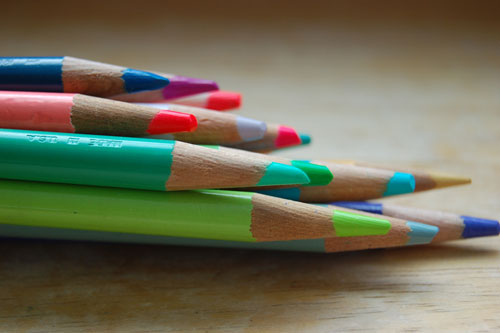
#> input picture imagen.jpg, 500 x 333 px
$ python transformaciones_morfologicas.py
#> lines starting #> are read from the running program, lines starting #| are printed output that depends on the picture; after the words box and inside, x2 and y2 are one past the last pixel; in counts of white or black regions, pixels touching at a corner belong together
import cv2
import numpy as np

'''
Las operaciones morfológicas son un conjunto de técnicas utilizadas en procesamiento de imágenes
para manipular la forma o estructura de los objetos en una imagen. Estas operaciones se basan en
teoría matemática de morfología, que trata con la forma y estructura de los objetos.

Las operaciones morfológicas básicas más comunes son:

1. Erosión: Reduce el tamaño de los objetos en una imagen al eliminar píxeles en los bordes de los objetos.
Esto puede usarse para eliminar pequeños detalles o ruido, así como para separar objetos conectados.

2. Dilatación: Aumenta el tamaño de los objetos en una imagen al agregar píxeles a los bordes de los objetos.
Esto puede usarse para rellenar huecos en los objetos o para conectar objetos separados.
'''

# Leer la imagen en escala de grises
imagen = cv2.imread('imagen.jpg', cv2.IMREAD_GRAYSCALE)
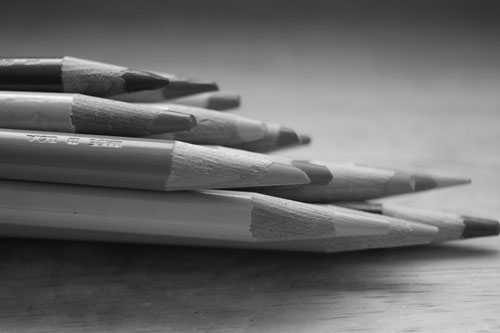
#> imagen: shape (333, 500); min 11, max 249, mean 105.8

# Aplicar umbralización simple
_, imagen_umbralizada = cv2.threshold(imagen, 127, 255, cv2.THRESH_BINARY)
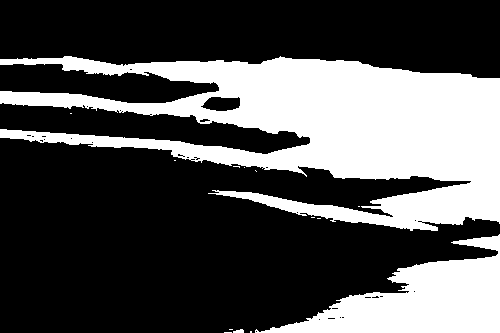
#> imagen_umbralizada: shape (333, 500); 32.4% white; 14 white regions (11 under 20 px), largest, box (x1, y1, x2, y2) and area: (0, 56, 500, 231) 42803, (255, 234, 500, 333) 11044, (233, 329, 244, 333) 33

# Definir el kernel para las operaciones morfológicas
kernel = np.ones((5,5), np.uint8)

# Aplicar erosión
imagen_erosionada = cv2.erode(imagen_umbralizada, kernel, iterations=1)
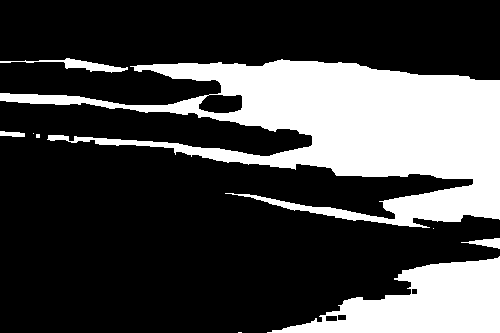
#> imagen_erosionada: shape (333, 500); 27.4% white; 9 white regions (4 under 20 px), largest, box (x1, y1, x2, y2) and area: (0, 59, 500, 228) 35131, (267, 256, 500, 333) 9566, (0, 58, 128, 73) 555, (461, 238, 500, 249) 213, (0, 131, 25, 137) 113

# Aplicar dilatación
imagen_dilatada = cv2.dilate(imagen_umbralizada, kernel, iterations=1)
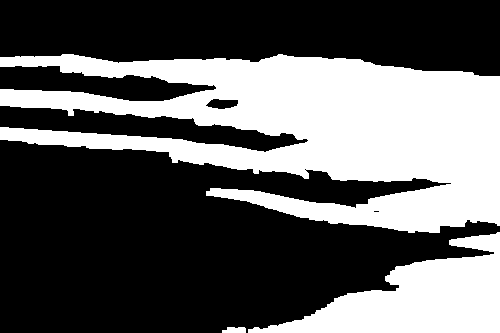
#> imagen_dilatada: shape (333, 500); 37.2% white; 3 white regions, box (x1, y1, x2, y2) and area: (0, 54, 500, 233) 49651, (248, 232, 500, 333) 12147, (222, 327, 246, 333) 125

# Mostrar las imágenes
cv2.imshow('Imagen Original', imagen)
cv2.imshow('Imagen Umbralizada', imagen_umbralizada)
cv2.imshow('Imagen Erosionada', imagen_erosionada)
cv2.imshow('Imagen Dilatada', imagen_dilatada)
cv2.waitKey(0)
cv2.destroyAllWindows()

$ run again, with apples.jpg copied over imagen.jpg
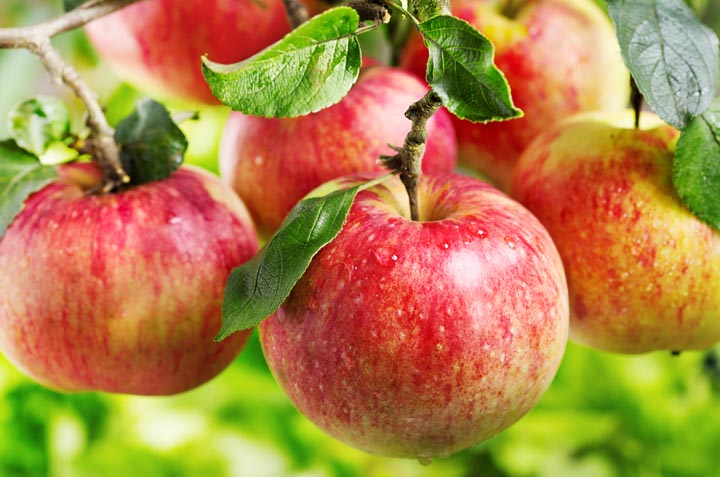
#> input picture apples.jpg, 720 x 477 px
#> `_, imagen_umbralizada = cv2.threshold(imagen, 127, 255, cv2.THRESH_BIN..`:
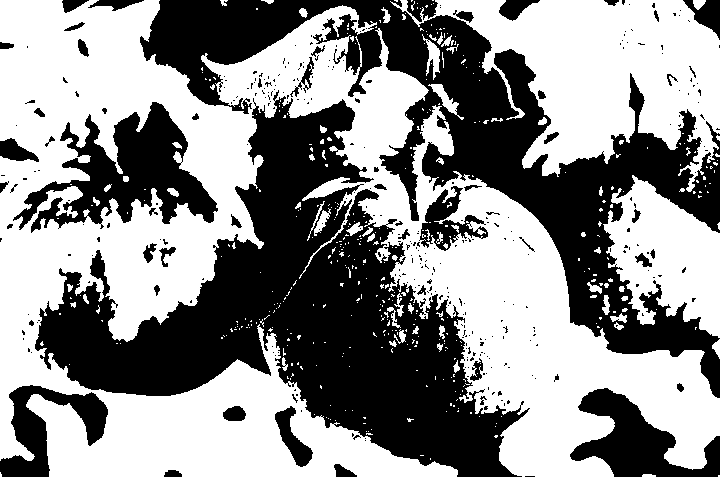
#> imagen_umbralizada: shape (477, 720); 55.7% white; 343 black regions (285 under 20 px), largest, box (x1, y1, x2, y2) and area: (35, 90, 530, 477) 68276, (140, 0, 720, 398) 53138, (13, 102, 218, 233) 11218
#> imagen_erosionada: shape (477, 720); 43.5% white; 94 white regions (64 under 20 px), largest, box (x1, y1, x2, y2) and area: (0, 0, 257, 459) 46443, (421, 189, 720, 477) 33043, (438, 0, 720, 174) 24513
#> `imagen_dilatada = cv2.dilate(imagen_umbralizada, kernel, iterations=1)`:
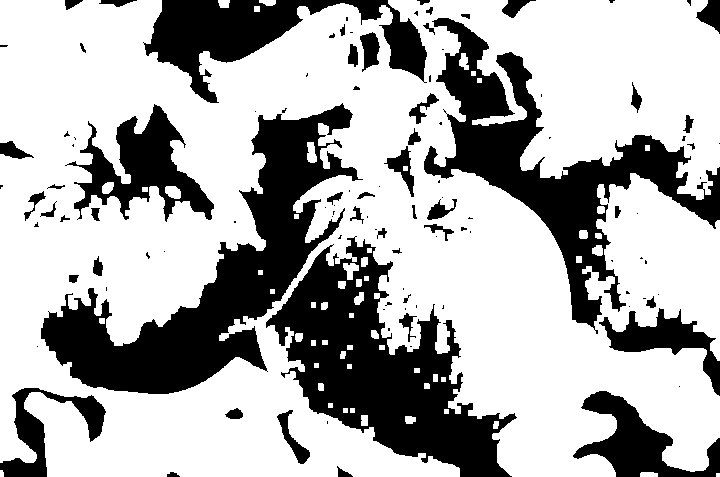
#> imagen_dilatada: shape (477, 720); 68.3% white; 112 black regions (61 under 20 px), largest, box (x1, y1, x2, y2) and area: (41, 103, 363, 394) 27240, (266, 236, 517, 477) 24741, (424, 18, 720, 334) 21826
